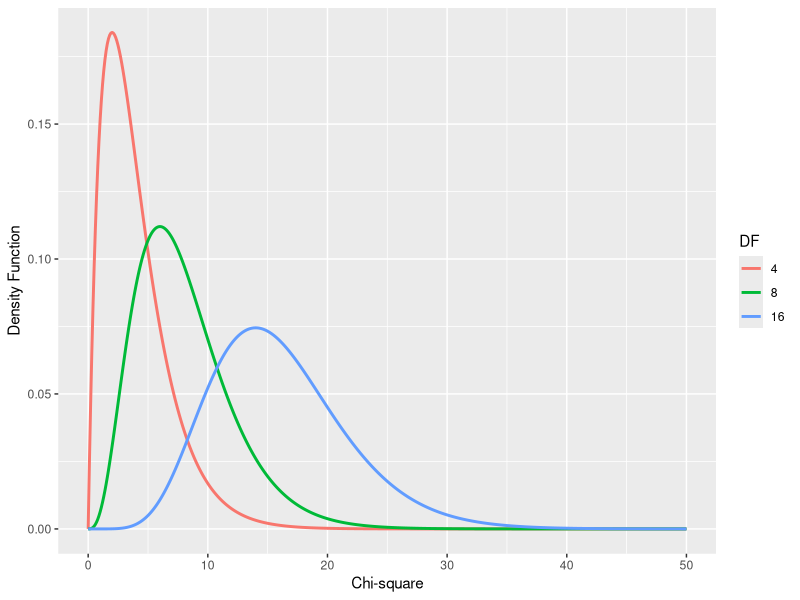

This chart was generated by the following R code:
library(ggplot2)

x <- seq(0, 50, 0.1)

y1 <- dchisq(x, df = 4)
y2 <- dchisq(x, df = 8)
y3 <- dchisq(x, df = 16)

df1 <- data.frame(x = x, y = y1, df = 4)
df2 <- data.frame(x = x, y = y2, df = 8)
df3 <- data.frame(x = x, y = y3, df = 16)

df <- rbind(df1, df2, df3)

p <- ggplot(data=df, aes(x = x, y = y, color = as.factor(df)))+
  geom_line(linewidth=1)+
  scale_color_discrete(name = "DF")+
  labs(y = "Density Function",
       x = "Chi-square")